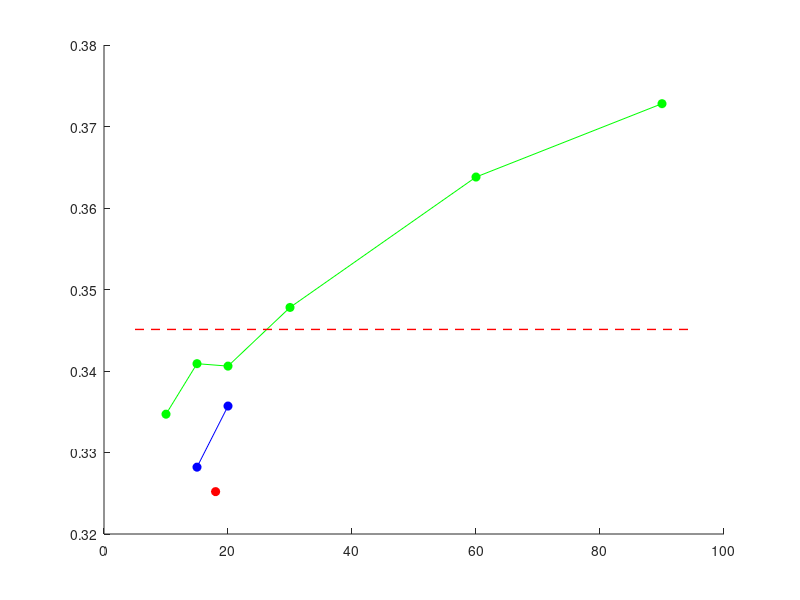

The MATLAB source for this figure: (Note: this script raises an error after producing the figure.)
clear
close all


%input data%%%%%%%%%%%%%%%%%%%%%%%%%%%%%%%%%%%%%%%%%
coordinate=1;
% 1. S-beta  2.x-y
singlerotor=1;
%single rotor의 Cp를 같이 표시하려면 1, 아니면 0
grouping=1;
%소수 몇 째 자리까지 반올림해서 같으면 같은 그룹으로 볼 것인지
%%%%%%%%%%%%%%%%%%%%%%%%%%%%%%%%%%%%%%%%%%%%%%%%%%%%


load('cpdata.mat');
cpdata=sortrows(cpdata);

colormap = ["r", "b", "g", "c", "m", "y", "k", "[0.7 0.2 0.3]", "[0.2 0.5 0.7]", "[1 0.5 0]", "[0.5 0 1]"];


if coordinate==1

for n=1:3
    
data=cpdata(cpdata(:, 3) == n, :);

u=unique(data(:, 1));
uc=unique(cpdata(:, 1));

figure(n)
hold on
for i=1:numel(u)
plot(data(data(:, 1) == u(i), 2), data(data(:, 1) == u(i), 4), 'o-', 'color', colormap(uc == u(i)), 'markerfacecolor', colormap(uc == u(i)))
end
if singlerotor
    plot([min(cpdata(:, 2))-5 max(cpdata(:, 2))+5], [0.3451 0.3451], 'r--', 'linewidth', 1)
end
legend([strcat('S=', string(u),'D');"Single rotor"], 'location', 'best');
xlabel('β')
ylabel('Cp')
title(sprintf('Rotor %d', n))
grid on
set(gcf, 'position', [430*(n-1)+100 450 400 300])
axis([min(cpdata(:, 2))-5 max(cpdata(:, 2))+5 min(cpdata(:, 4))-0.01 max(cpdata(:, 4))+0.01])

end

for n=1:3
    
data=cpdata(cpdata(:, 3) == n, :);

u=unique(data(:, 2));
uc=unique(cpdata(:, 2));

figure(n+3)
hold on
for i=1:numel(u)
plot(data(data(:, 2) == u(i), 1), data(data(:, 2) == u(i), 4), 'o-', 'color', colormap(uc == u(i)), 'markerfacecolor', colormap(uc == u(i)))
end
if singlerotor
    plot([min(cpdata(:, 1))-1 max(cpdata(:, 1))+1], [0.3451 0.3451], 'r--', 'linewidth', 1)
end
legend([strcat('β=', string(u)); "Single rotor"], 'location', 'best');
xlabel('S(D)')
ylabel('Cp')
title(sprintf('Rotor %d', n))
grid on
set(gcf, 'position', [430*(n-1)+100 50 400 300])
axis([min(cpdata(:, 1))-1 max(cpdata(:, 1))+1 min(cpdata(:, 4))-0.01 max(cpdata(:, 4))+0.01])

end

else

x = cpdata(:, 1).*cos(deg2rad(cpdata(:, 2)));
y = cpdata(:, 1).*sin(deg2rad(cpdata(:, 2)));

cpdata(:, 1) = x;
cpdata(:, 2) = y;

for n=1:3
    
data=cpdata(cpdata(:, 3) == n, :);

u=unique(round(data(:, 1), grouping));
uc=unique(round(cpdata(:, 1), grouping));

figure(n)
hold on
for i=1:numel(u)
plot(data(round(data(:, 1), grouping) == u(i), 2), data(round(data(:, 1), grouping) == u(i), 4), 'o-', 'color', colormap(uc == u(i)), 'markerfacecolor', colormap(uc == u(i)))
end
if singlerotor
    plot([min(cpdata(:, 2))-1 max(cpdata(:, 2))+1], [0.3451 0.3451], 'r--', 'linewidth', 1)
end
legend([strcat('x=', string(u), 'D');"Single rotor"], 'location', 'best');
xlabel('y(D)')
ylabel('Cp')
title(sprintf('Rotor %d', n))
grid on
set(gcf, 'position', [430*(n-1)+100 450 400 300])
axis([min(cpdata(:, 2))-1 max(cpdata(:, 2))+1 min(cpdata(:, 4))-0.01 max(cpdata(:, 4))+0.01])

end

for n=1:3
    
data=cpdata(cpdata(:, 3) == n, :);

u=unique(round(data(:, 2), grouping));
uc=unique(round(cpdata(:, 2), grouping));

figure(n+3)
hold on
for i=1:numel(u)
plot(data(round(data(:, 2), grouping) == u(i), 1), data(round(data(:, 2), grouping) == u(i), 4), 'o-', 'color', colormap(uc == u(i)), 'markerfacecolor', colormap(uc == u(i)))
end
if singlerotor
    plot([min(cpdata(:, 1))-1 max(cpdata(:, 1))+1], [0.3451 0.3451], 'r--', 'linewidth', 1)
end
legend([strcat('y=', string(u), 'D');"Single rotor"], 'location', 'best');
xlabel('x(D)')
ylabel('Cp')
title(sprintf('Rotor %d', n))
grid on
set(gcf, 'position', [430*(n-1)+100 50 400 300])
axis([min(cpdata(:, 1))-1 max(cpdata(:, 1))+1 min(cpdata(:, 4))-0.01 max(cpdata(:, 4))+0.01])

end

end